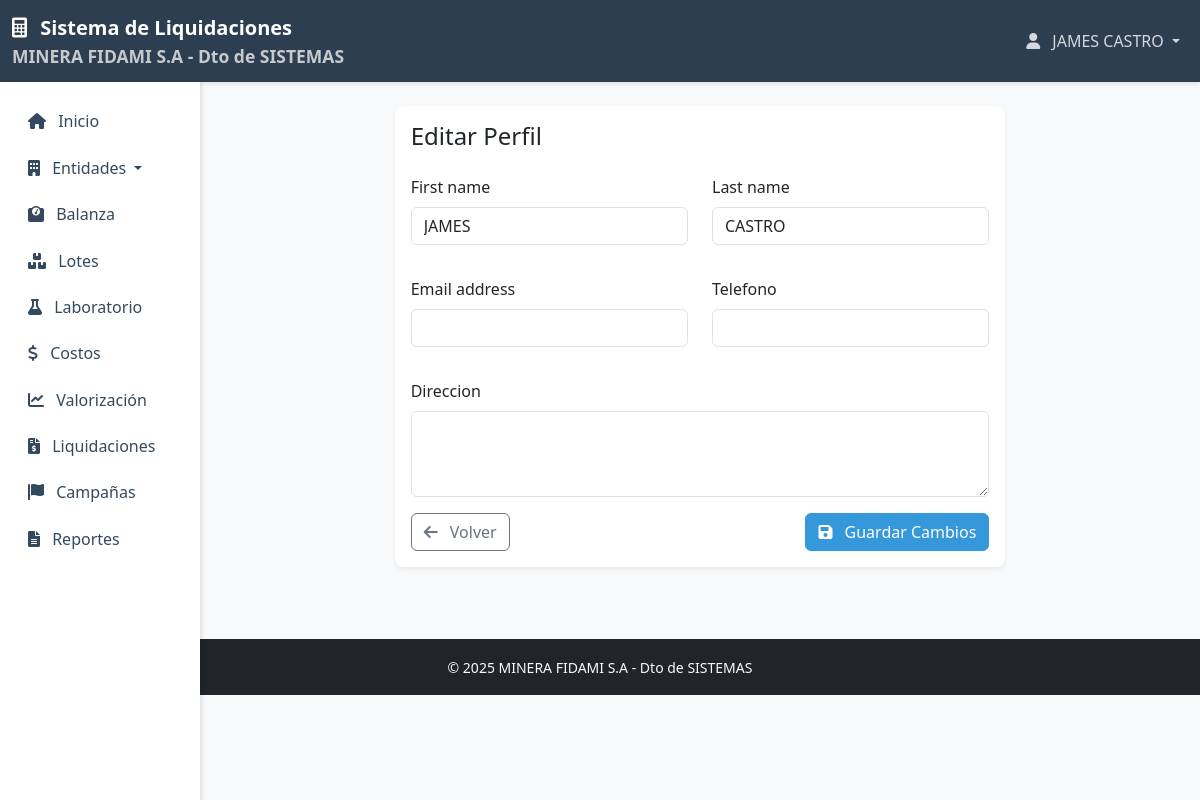
Page /perfil/editar/ (signed in) on the committed database.
### usuarios/models.py (models this page shows, shortened)
class Usuario(AbstractUser):
    ROLES = (
        ('planta', 'Planta'),
        ('laboratorio', 'Laboratorio'),
        ('comercial', 'Comercial'),
        ('administrador', 'Administrador'),
    )
    rol = models.CharField(max_length=20, choices=ROLES, default='planta')
    telefono = models.CharField(max_length=15, blank=True, null=True)
    direccion = models.TextField(blank=True, null=True)
    groups = models.ManyToManyField(
        'auth.Group',
        related_name='usuario_set',
        blank=True,
        help_text='The groups this user belongs to. A user will get all permissions granted to each of their groups.',
        verbose_name='groups',
    )
    user_permissions = models.ManyToManyField(
        'auth.Permission',
        related_name='usuario_set',
        blank=True,
        help_text='Specific permissions for this user.',
        verbose_name='user permissions',
    )
    class Meta:
        verbose_name = 'Usuario'
        verbose_name_plural = 'Usuarios'

### usuarios/views.py (the view)
# urls.py: path('perfil/editar/', views.editar_perfil, name='editar_perfil'),
@login_required
def editar_perfil(request):
    if request.method == 'POST':
        form = UsuarioForm(request.POST, instance=request.user)
        if form.is_valid():
            form.save()
            messages.success(request, 'Perfil actualizado correctamente.')
            return redirect('perfil')
    else:
        form = UsuarioForm(instance=request.user)
    return render(request, 'usuarios/editar_perfil.html', {'form': form})

### usuarios/forms.py
class UsuarioForm(forms.ModelForm):
    class Meta:
        model = Usuario
        fields = ['first_name', 'last_name', 'email', 'telefono', 'direccion']
        widgets = {
            'first_name': forms.TextInput(attrs={'class': 'form-control'}),
            'last_name': forms.TextInput(attrs={'class': 'form-control'}),
            'email': forms.EmailInput(attrs={'class': 'form-control'}),
            'telefono': forms.TextInput(attrs={'class': 'form-control'}),
            'direccion': forms.Textarea(attrs={'class': 'form-control', 'rows': 3}),
        }

### templates/usuarios/editar_perfil.html (shortened to what this page needs)
{% extends 'base.html' %}
{% load crispy_forms_tags %}
{% block content %}
<div class="container-fluid py-4">
    <div class="row justify-content-center">
        <div class="col-md-8">
            <div class="card border-0 shadow-sm">
                <div class="card-body">
                    <h4 class="card-title mb-4">Editar Perfil</h4>
                    <form method="post" novalidate>
                        <div class="row">
                            <div class="col-md-6 mb-3">
                                {{ form.first_name|as_crispy_field }}
                            </div>
                            <div class="col-md-6 mb-3">
                                {{ form.last_name|as_crispy_field }}
                            </div>
                        </div>
                        <div class="row">
                            <div class="col-md-6 mb-3">
                                {{ form.email|as_crispy_field }}
                            </div>
                            <div class="col-md-6 mb-3">
                                {{ form.telefono|as_crispy_field }}
                            </div>
                        </div>
                        <div class="mb-3">
                            {{ form.direccion|as_crispy_field }}
                        </div>
                        <div class="d-flex justify-content-between align-items-center">
                            <a href="{% url 'perfil' %}" class="btn btn-outline-secondary">
                                <i class="fas fa-arrow-left me-2"></i>
                                Volver
                            </a>
                            <button type="submit" class="btn btn-primary">
                                <i class="fas fa-save me-2"></i>
                                Guardar Cambios
                            </button>
                        </div>
                    </form>
                </div>
            </div>
        </div>
    </div>
</div>
{% endblock %}

### templates/base.html (shortened to what this page needs)
<!DOCTYPE html>
<html lang="es">
<head>
    <link href="https://cdn.jsdelivr.net/npm/bootstrap@5.3.0/dist/css/bootstrap.min.css" rel="stylesheet">
    <link href="https://cdnjs.cloudflare.com/ajax/libs/font-awesome/6.0.0/css/all.min.css" rel="stylesheet">
</head>
<body>
    <nav class="navbar navbar-expand-lg navbar-dark">
        <div class="container-fluid">
            <a class="navbar-brand" href="{% url 'home' %}">
                <i class="fas fa-calculator me-2"></i>
                Sistema de Liquidaciones
                <div class="small text-light opacity-75">MINERA FIDAMI S.A - Dto de SISTEMAS</div>
            </a>
            <div class="collapse navbar-collapse" id="navbarNav">
                <ul class="navbar-nav ms-auto mb-2 mb-lg-0">
                    {% if user.is_authenticated %}
                    <li class="nav-item dropdown d-none d-lg-block">
                        <a class="nav-link dropdown-toggle" href="#" id="userDropdownDesktop" role="button" data-bs-toggle="dropdown">
                            <i class="fas fa-user me-2"></i>
                            {{ user.get_full_name }}
                        </a>
                    </li>
                    {% else %}
                    <li class="nav-item">
                        <a class="nav-link" href="{% url 'login' %}">Iniciar Sesión</a>
                    </li>
                    {% endif %}
                </ul>
            </div>
        </div>
    </nav>
    <div class="container-fluid">
        <div class="row">
            {% if user.is_authenticated %}
            <div class="col-md-3 col-lg-2 d-md-block sidebar collapse">
                <div class="position-sticky">
                    <ul class="nav flex-column">
                        <li class="nav-item">
                            <a class="nav-link {% if request.resolver_match.url_name == 'home' %}active{% endif %}" href="{% url 'home' %}">
                                <i class="fas fa-home me-2"></i>
                                Inicio
                            </a>
                        </li>
                        <li class="nav-item dropdown">
                            <a class="nav-link dropdown-toggle" href="#" id="entidadesDropdown" role="button" data-bs-toggle="dropdown">
                                <i class="fas fa-building me-2"></i>
                                Entidades
                            </a>
                        </li>
                        <li class="nav-item">
                            <a class="nav-link" href="{% url 'balanza:balanza_list' %}">
                                <i class="fas fa-weight me-2"></i>
                                Balanza
                            </a>
                        </li>
                        <li class="nav-item">
                            <a class="nav-link" href="{% url 'lotes:lote_list' %}">
                                <i class="fas fa-boxes me-2"></i>
                                Lotes
                            </a>
                        </li>
                        <li class="nav-item">
                            <a class="nav-link" href="{% url 'laboratorio:ley_list' %}">
                                <i class="fas fa-flask me-2"></i>
                                Laboratorio
                            </a>
                        </li>
                        <li class="nav-item">
                            <a class="nav-link" href="{% url 'costos:costo_list' %}">
                                <i class="fas fa-dollar-sign me-2"></i>
                                Costos
                            </a>
                        </li>
                        <li class="nav-item">
                            <a class="nav-link" href="{% url 'valorizacion:valorizacion_list' %}">
                                <i class="fas fa-chart-line me-2"></i>
                                Valorización
                            </a>
                        </li>
                        <li class="nav-item">
                            <a class="nav-link" href="{% url 'liquidaciones:liquidacion_list' %}">
                                <i class="fas fa-file-invoice-dollar me-2"></i>
                                Liquidaciones
                            </a>
                        </li>
                        <li class="nav-item">
                            <a class="nav-link" href="{% url 'lotes:campana_list' %}">
                                <i class="fas fa-flag me-2"></i>
                                Campañas
                            </a>
                        </li>
                        <li class="nav-item">
                            <a class="nav-link" href="{% url 'reportes:reporte_list' %}">
                                <i class="fas fa-file-alt me-2"></i>
                                Reportes
                            </a>
                        </li>
                    </ul>
                </div>
            </div>
            {% endif %}
            <main class="{% if user.is_authenticated %}col-md-9 ms-sm-auto col-lg-10 px-md-4{% else %}col-12{% endif %}">
                {% block content %}{% endblock %}
            </main>
        </div>
    </div>
    <footer class="bg-dark text-light py-3 mt-5">
        <div class="container-fluid">
            <div class="row">
                <div class="col-12 text-center">
                    <small>&copy; 2025 MINERA FIDAMI S.A - Dto de SISTEMAS</small>
                </div>
            </div>
        </div>
    </footer>
</body>
</html>

### templates/base.html (style rules this page uses)
:root { --primary-color: #2c3e50; --secondary-color: #34495e; --accent-color: #3498db; }
body { font-family: 'Segoe UI', Tahoma, Geneva, Verdana, sans-serif; background-color: #f8f9fa; }
.navbar { background-color: var(--primary-color); box-shadow: 0 2px 4px rgba(0,0,0,0.1); }
.navbar-brand { color: white !important; font-weight: bold; }
.nav-link { color: rgba(255,255,255,0.8) !important; }
.sidebar { background-color: white; box-shadow: 2px 0 4px rgba(0,0,0,0.1); height: calc(100vh - 56px); position: fixed; padding-top: 1rem; }
.sidebar .nav-link { color: var(--secondary-color) !important; padding: 0.5rem 1rem; margin: 0.2rem 0; border-radius: 0.25rem; }
.card { border: none; box-shadow: 0 2px 4px rgba(0,0,0,0.1); border-radius: 0.5rem; }
.btn-primary { background-color: var(--accent-color); border-color: var(--accent-color); }

### rows in the picture
Usuario: get_full_name "JAMES CASTRO", first_name "JAMES", last_name "CASTRO"
